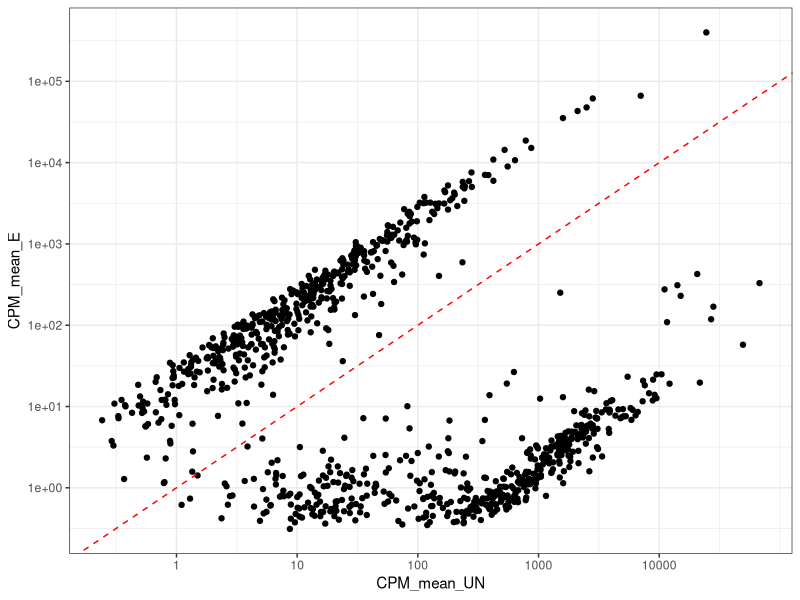
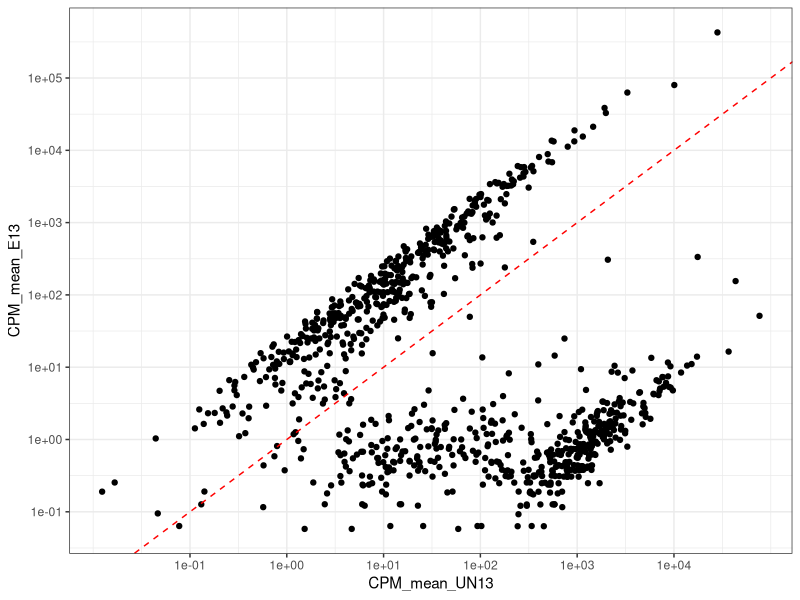
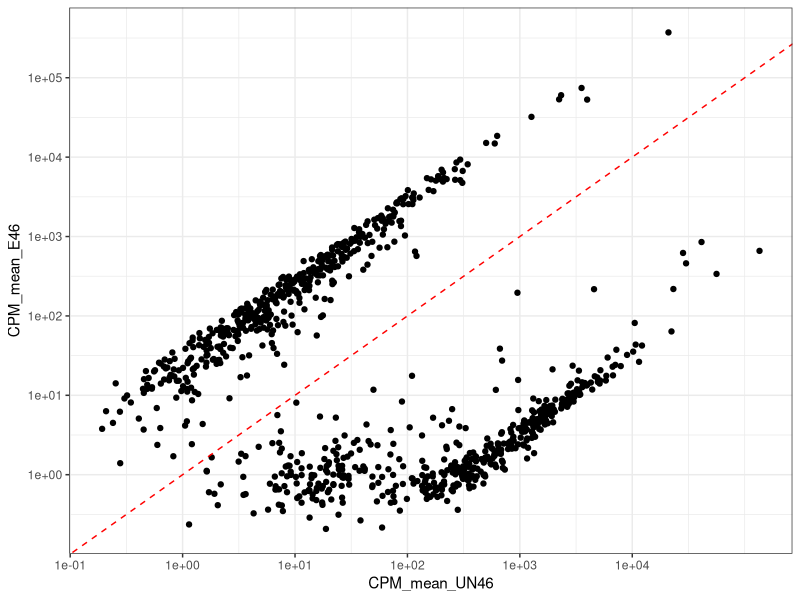

Source code (R) for these figures, in order:
#Simple plot to see if the data looks like it's supposed to
library(tidyverse)

enriched <- read.csv(file = "data/clean/CPM_liver_enriched_full.csv", header = TRUE)
unenriched <- read.csv(file = "data/clean/CPM_liver_unenriched_full.csv", header = TRUE)

#Try something; filter to the top like 600 expressed enriched

data_full <-inner_join(enriched, unenriched, by = "Geneid")

head(data_full)


ggplot(data = data_full, aes(x = CPM_mean_UN, y = CPM_mean_E)) +
  geom_point() +
  scale_y_log10(breaks = c(0.1, 1, 10, 100, 1000, 10000, 100000)) +
  scale_x_log10(breaks = c(0.1, 1, 10, 100, 1000, 10000)) +
  geom_abline(intercept = 0, slope = 1, color = "red", linetype = "dashed") +
  theme_bw()



#I'm going to make an assumption that samples 1-3 and 4-6 are male or female

#Do calculations for the enriched data...
#for E1-E3
enriched_13 <- enriched %>%
  select(Geneid, E1_cpm, E2_cpm, E3_cpm)

enriched_13_sum <- enriched_13 %>%
  rowwise () %>%
  mutate(CPM_mean_E13 = mean(c_across(2:4))) %>%
  filter(CPM_mean_E13 > 0)

#for E4-E6
enriched_46 <- enriched %>%
  select(Geneid, E4_cpm, E5_cpm, E6_cpm)

enriched_46_sum <- enriched_46 %>%
  rowwise () %>%
  mutate(CPM_mean_E46 = mean(c_across(2:4))) %>%
  filter(CPM_mean_E46 > 0)

#Do calculations for the unenriched data... 
#subset data
unenriched_13 <- unenriched %>%
  select(Geneid, L1_CPM, L2_CPM, L3_CPM)

#calculate mean and filter
unenriched_13_sum <- unenriched_13 %>%
  rowwise () %>%
  mutate(CPM_mean_UN13 = mean(c_across(2:4))) %>%
  filter(CPM_mean_UN13 > 0)

#Subset data
unenriched_46 <- unenriched %>%
  select(Geneid, L4_CPM, L5_CPM, L6_CPM)

#calculate mean and filter
unenriched_46_sum <- unenriched_46 %>%
  rowwise () %>%
  mutate(CPM_mean_UN46 = mean(c_across(2:4)))


#Join male un/en dataframes

full_13 <- inner_join(enriched_13_sum, unenriched_13_sum, by = "Geneid")
  

#Plot "male" or "female" against other

ggplot(data = full_13, aes(x = CPM_mean_UN13, y = CPM_mean_E13)) +
  geom_point() +
  scale_y_log10(breaks = c(0.1, 1, 10, 100, 1000, 10000, 100000)) +
  scale_x_log10(breaks = c(0.1, 1, 10, 100, 1000, 10000)) +
  geom_abline(intercept = 0, slope = 1, color = "red", linetype = "dashed") +
  theme_bw()


#Join female un/en dataframes

full_46 <- inner_join(enriched_46_sum, unenriched_46_sum, by = "Geneid")

#Plot 46 against other

ggplot(data = full_46, aes(x = CPM_mean_UN46, y = CPM_mean_E46)) +
  geom_point() +
  scale_y_log10(breaks = c(0.1, 1, 10, 100, 1000, 10000, 100000)) +
  scale_x_log10(breaks = c(0.1, 1, 10, 100, 1000, 10000)) +
  geom_abline(intercept = 0, slope = 1, color = "red", linetype = "dashed") +
  theme_bw()



#So 13 is almost certainly the males, and 46 are almost certainly the females... 

#
